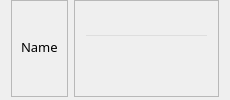
                     <widget class="QWidget" name="widget_129" native="true">
                      <property name="font">
                       <font>
                        <family>Sans Serif Collection</family>
                        <pointsize>10</pointsize>
                       </font>
                      </property>
                      <layout class="QHBoxLayout" name="horizontalLayout_156">
                       <property name="topMargin">
                        <number>0</number>
                       </property>
                       <property name="bottomMargin">
                        <number>3</number>
                       </property>
                       <item>
                        <widget class="QFrame" name="frame_168">
                         <property name="font">
                          <font>
                           <family>Sans Serif Collection</family>
                           <pointsize>10</pointsize>
                          </font>
                         </property>
                         <property name="frameShape">
                          <enum>QFrame::StyledPanel</enum>
                         </property>
                         <property name="frameShadow">
                          <enum>QFrame::Raised</enum>
                         </property>
                         <layout class="QVBoxLayout" name="verticalLayout_158">
                          <property name="topMargin">
                           <number>0</number>
                          </property>
                          <property name="bottomMargin">
                           <number>3</number>
                          </property>
                          <item>
                           <widget class="QLabel" name="label_78">
                            <property name="font">
                             <font>
                              <family>Sans Serif Collection</family>
                              <pointsize>10</pointsize>
                             </font>
                            </property>
                            <property name="text">
                             <string>Name</string>
                            </property>
                           </widget>
                          </item>
                         </layout>
                        </widget>
                       </item>
                       <item>
                        <widget class="QFrame" name="frame_169">
                         <property name="font">
                          <font>
                           <family>Sans Serif Collection</family>
                           <pointsize>10</pointsize>
                          </font>
                         </property>
                         <property name="frameShape">
                          <enum>QFrame::StyledPanel</enum>
                         </property>
                         <property name="frameShadow">
                          <enum>QFrame::Raised</enum>
                         </property>
                         <layout class="QVBoxLayout" name="verticalLayout_159">
                          <property name="topMargin">
                           <number>0</number>
                          </property>
                          <property name="bottomMargin">
                           <number>3</number>
                          </property>
                          <item>
                           <widget class="QLineEdit" name="InfoName">
                            <property name="font">
                             <font>
                              <family>Sans Serif Collection</family>
                              <pointsize>10</pointsize>
                             </font>
                            </property>
                            <property name="styleSheet">
                             <string notr="true">background-color: transparent</string>
                            </property>
                            <property name="readOnly">
                             <bool>true</bool>
                            </property>
                           </widget>
                          </item>
                         </layout>
                        </widget>
                       </item>
                      </layout>
                     </widget>
